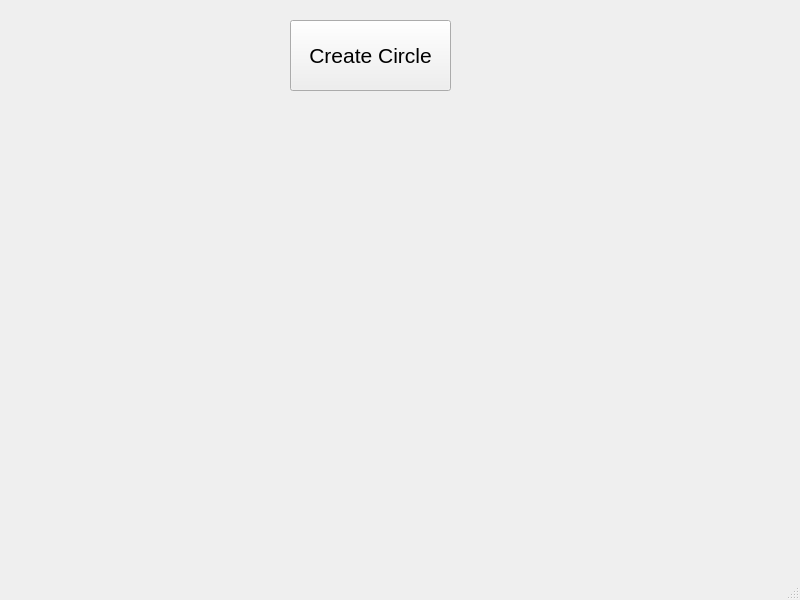
<?xml version="1.0" encoding="UTF-8"?>
<ui version="4.0">
 <class>MainWindow</class>
 <widget class="QMainWindow" name="MainWindow">
  <property name="geometry">
   <rect>
    <x>0</x>
    <y>0</y>
    <width>800</width>
    <height>600</height>
   </rect>
  </property>
  <property name="windowTitle">
   <string>MainWindow</string>
  </property>
  <widget class="QWidget" name="centralwidget">
   <widget class="QPushButton" name="btn">
    <property name="geometry">
     <rect>
      <x>290</x>
      <y>20</y>
      <width>161</width>
      <height>71</height>
     </rect>
    </property>
    <property name="font">
     <font>
      <pointsize>16</pointsize>
     </font>
    </property>
    <property name="text">
     <string>Create Circle</string>
    </property>
   </widget>
  </widget>
  <widget class="QMenuBar" name="menubar">
   <property name="geometry">
    <rect>
     <x>0</x>
     <y>0</y>
     <width>800</width>
     <height>21</height>
    </rect>
   </property>
  </widget>
  <widget class="QStatusBar" name="statusbar"/>
 </widget>
 <resources/>
 <connections/>
</ui>
